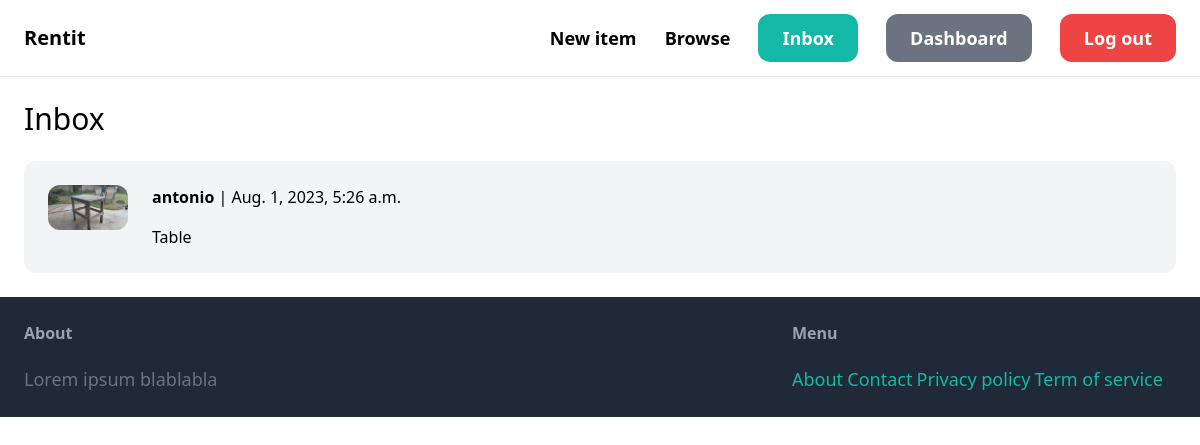
The page /inbox/ (signed in) on the database its author committed.
### conversation/models.py (models this page shows)
class Conversation(models.Model):
    item = models.ForeignKey(Item, related_name='conversation', on_delete=models.CASCADE)
    members = models.ManyToManyField(User, related_name='conversation')
    created_at = models.DateTimeField(auto_now_add=True)
    modified_at = models.DateTimeField(auto_now=True)
    class Meta:
        ordering = ('-modified_at',)

### item/models.py (models this page shows, shortened)
class Item(models.Model):
    category = models.ForeignKey(Category, related_name='items', on_delete=models.CASCADE)
    name = models.CharField(max_length=255)
    description = models.TextField(blank=True, null=True)
    price = models.FloatField()
    image = models.ImageField(upload_to='item_images', blank=True, null=True)
    is_sold = models.BooleanField(default=False)
    created_by = models.ForeignKey(User, related_name='items', on_delete=models.CASCADE) #on_delete is used to say that if the user has been deleted, delete every item he created
    created_at = models.DateTimeField(auto_now_add=True)
    class Meta:
        ordering = ('name',) #it's used to order the items by name

### conversation/views.py (the view)
# urls.py: path('', views.inbox, name='inbox'),
@login_required
def inbox(request):
    conversations = Conversation.objects.filter(members__in=[request.user.id])
    return render(request, 'conversation/inbox.html', {
        'conversations': conversations
    })

### conversation/templates/conversation/inbox.html (shortened to what this page needs)
{% extends 'core/base.html' %}
{% block content%}
<h1 class="mb-6 text-3xl">Inbox</h1>
<div class="space-y-6">
    {% for conversation in conversations %}
        <a href="{% url 'conversation:detail' conversation.id %}">
            <div class="p-6 flex bg-gray-100 rounded-xl">
                <div class="pr-6">
                    <img src="{{ conversation.item.image.url }}" class="w-20 rounded-xl">
                </div>
                <div>
                    {% for member in conversation.members.all %}
                        {% if member != request.user %}
                            <p class="mb-4"><strong>{{ member.username }}</strong> | {{ conversation.modified_at }}</p>
                            <p>{{ conversation.item.name }}</p>
                        {% endif %}
                    {% endfor %}
                </div>
            </div>
        </a>
    {% endfor %}
</div>
{% endblock %}

### rows shown on the page
Conversation: item.image (picture), modified_at "Aug. 1, 2023, 5:26 a.m.", item.name "Table"

### other values the page prints
{{ member.username }} "antonio"
